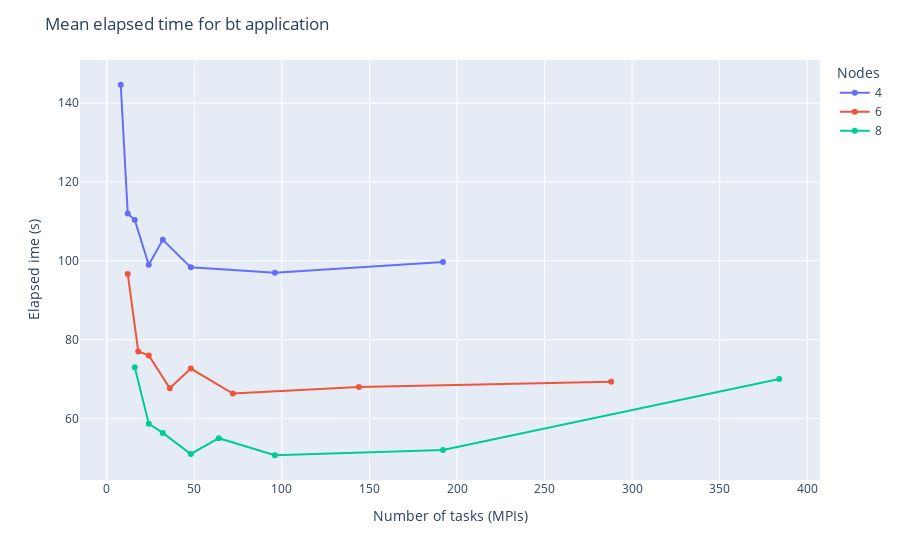

Notebook code cell kept with this figure:
### Markdown cell above
## Elapsed time vs ntasks (MPIs)

### Code cell
fig = px.line(x=bt['ntasks'], y=bt['mean elapsed t'],
                markers=True,
                color=bt['nodes'])

# change the title
fig.update_layout(title='Mean elapsed time for bt application',
                    legend_title_text='Nodes',
                    xaxis_title='Number of tasks (MPIs)',
                    yaxis_title='Elapsed ime (s)')

fig.show()

### Figure 1 — Plotly figure (JSON) as saved in the notebook; plotly's stock layout.template omitted (floating-point values rounded to 4 significant figures)
{"data": [{"hovertemplate": "color=4<br>x=%{x}<br>y=%{y}<extra></extra>", "legendgroup": "4", "line": {"color": "#636efa", "dash": "solid"}, "marker": {"symbol": "circle"}, "mode": "lines+markers", "name": "4", "orientation": "v", "showlegend": true, "type": "scatter", "x": [8, 12, 16, 24, 32, 48, 96, 192], "xaxis": "x", "y": [144.7, 112, 110.3, 99, 105.3, 98.33, 97, 99.67], "yaxis": "y"}, {"hovertemplate": "color=6<br>x=%{x}<br>y=%{y}<extra></extra>", "legendgroup": "6", "line": {"color": "#EF553B", "dash": "solid"}, "marker": {"symbol": "circle"}, "mode": "lines+markers", "name": "6", "orientation": "v", "showlegend": true, "type": "scatter", "x": [12, 18, 24, 36, 48, 72, 144, 288], "xaxis": "x", "y": [96.67, 77, 76, 67.67, 72.67, 66.33, 68, 69.33], "yaxis": "y"}, {"hovertemplate": "color=8<br>x=%{x}<br>y=%{y}<extra></extra>", "legendgroup": "8", "line": {"color": "#00cc96", "dash": "solid"}, "marker": {"symbol": "circle"}, "mode": "lines+markers", "name": "8", "orientation": "v", "showlegend": true, "type": "scatter", "x": [16, 24, 32, 48, 64, 96, 192, 384], "xaxis": "x", "y": [73, 58.67, 56.33, 51, 55, 50.67, 52, 70], "yaxis": "y"}], "layout": {"legend": {"title": {"text": "Nodes"}, "tracegroupgap": 0}, "margin": {"t": 60}, "title": {"text": "Mean elapsed time for bt application"}, "xaxis": {"anchor": "y", "domain": [0, 1], "title": {"text": "Number of tasks (MPIs)"}}, "yaxis": {"anchor": "x", "domain": [0, 1], "title": {"text": "Elapsed ime (s)"}}}}
